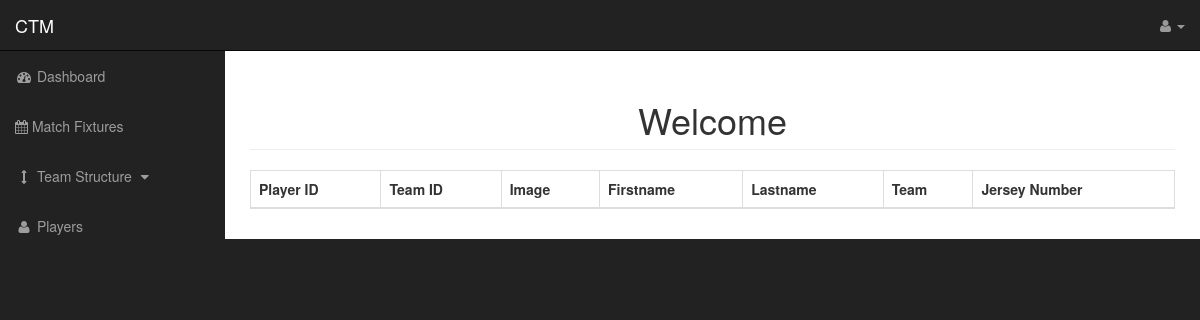
The app's page /admin/players.php, older data.
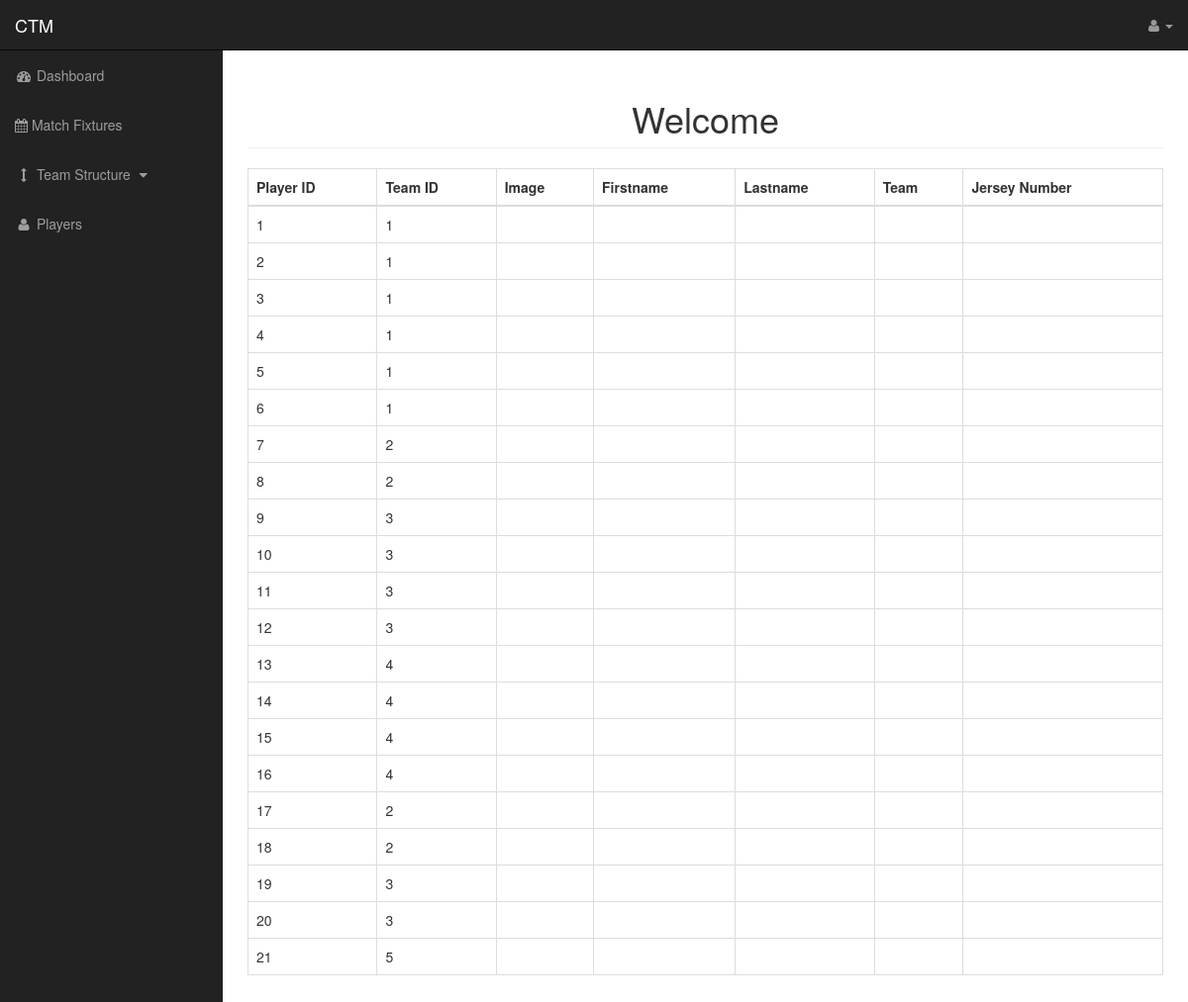
The same page, newer data.
### tables this page shows
CREATE TABLE `team_players` (
  `player_id` int(11) NOT NULL,
  `player_name` varchar(100) DEFAULT NULL,
  `team_id` int(11) DEFAULT NULL,
  `player_img` text DEFAULT NULL,
  `jersey_num` int(11) DEFAULT NULL
);

### admin/players.php (the view, shortened to what this page needs)
<?php include "includes/header.php" ?>
<body>
    <div id="wrapper">
        <?php include "includes/navigation.php"?>
        <div id="page-wrapper">
            <div class="container-fluid">
                <div class="row">
                    <div class="col-lg-12">
                        <h1 class="text-center page-header">
                            Welcome
                        </h1>
                        <table class="table table-bordered table hover">
                            <thead>
                                <tr>
                                    <th>Player ID</th>
                                    <th>Team ID</th>
                                    <th>Image</th>
                                    <th>Firstname</th>
                                    <th>Lastname</th>
                                    <th>Team</th>
                                    <th>Jersey Number</th>
                                </tr>
                            </thead>
                            <tbody>
                                <?php
                                    $query = "SELECT * FROM team_players";
                                    $select_players = mysqli_query($conn, $query);
                                    while($row = mysqli_fetch_assoc($select_players)){
                                        $player_id = $row['player_id'];
                                        $team_id = $row['team_id'];
                                        $player_img = $row['player_img'];
                                        $player_first_name = $row['player_first_name'];
                                        $player_last_name = $row['player_last_name'];
                                        $team_name = $row['team_name'];
                                        $jersey_num = $row['jersey_num'];
                                echo "<tr>";
                                    echo "<td>$player_id</td>";
                                    echo "<td>$team_id</td>";
                                    echo "<td>$player_img</td>";
                                    echo "<td>$player_first_name</td>";
                                    echo "<td>$player_last_name</td>";
                                    echo "<td>$team_name</td>";
                                    echo "<td>$jersey_num</td>";
                                echo "<tr>";
                                    }
                                ?>
                            </tbody>
                        </table>
                   </div>
                </div>
            </div>
        </div>
    </div>
</body>
</html>

### admin/includes/header.php (shortened to what this page needs)
<!DOCTYPE html>
<html lang="en">
<head>
    <link href="css/bootstrap.min.css" rel="stylesheet">
    <link href="css/sb-admin.css" rel="stylesheet">
    <link href="font-awesome/css/font-awesome.min.css" rel="stylesheet" type="text/css">
</head>

### admin/includes/navigation.php (shortened to what this page needs)
<nav class="navbar navbar-inverse navbar-fixed-top" role="navigation">
           <div class="navbar-header">
               <a class="navbar-brand" href="../index.php">CTM</a>
           </div>
           <ul class="nav navbar-right top-nav">
               <li class="dropdown">
                   <a href="#" class="dropdown-toggle" data-toggle="dropdown"><i class="fa fa-user"></i>
                       <b class="caret"></b></a>
               </li>
           </ul>
           <div class="collapse navbar-collapse navbar-ex1-collapse">
               <ul class="nav navbar-nav side-nav">
                   <li>
                       <a href="./index.php"><i class="fa fa-fw fa-dashboard"></i> Dashboard</a>
                   </li>
                   <li>
                       <a href="bootstrap-grid.html"><i class="fa fa-calendar"></i> Match Fixtures</a>
                   </li>
                   <li>
                       <a href="javascript:;" data-toggle="collapse" data-target="#demo"><i class="fa fa-fw fa-arrows-v"></i> Team Structure <i class="fa fa-fw fa-caret-down"></i></a>
                   <li>
                       <a href="players.php"><i class="fa fa-fw fa-user"></i> Players</a>
                   </li>
                   </li>
               </ul>
           </div>
       </nav>

### admin/css/sb-admin.css (style rules this page uses)
body { margin-top: 100px; background-color: #222; }
@media (min-width:768px) { body { margin-top: 50px; } }
#wrapper { padding-left: 0; }
#page-wrapper { width: 100%; padding: 0; background-color: #fff; }
@media (min-width:768px) { #wrapper { padding-left: 225px; } }
@media (min-width:768px) { #page-wrapper { padding: 10px; } }
.top-nav { padding: 0 15px; }
.top-nav>li { display: inline-block; float: left; }
.top-nav>li>a { padding-top: 15px; padding-bottom: 15px; line-height: 20px; color: #999; }
@media (min-width:768px) { .side-nav { position: fixed; top: 51px; left: 225px; width: 225px; margin-left: -225px; border: none; border-radius: 0; overflow-y: auto; background-color: #222; } }
@media (min-width:768px) { .side-nav>li>a { width: 225px; } }

Row changes from the older to the newer data that the page shows:
added team_players: player_id "1", team "1"
added team_players: player_id "2", team "1"
added team_players: player_id "3", team "1"
added team_players: player_id "4", team "1"
added team_players: player_id "5", team "1"
added team_players: player_id "6", team "1"
added team_players: player_id "7", team "2"
added team_players: player_id "8", team "2"
added team_players: player_id "9", team "3"
added team_players: player_id "10", team "3"
added team_players: player_id "11", team "3"
added team_players: player_id "12", team "3"
added team_players: player_id "13", team "4"
added team_players: player_id "14", team "4"
added team_players: player_id "15", team "4"
added team_players: player_id "16", team "4"
added team_players: player_id "17", team "2"
added team_players: player_id "18", team "2"
added team_players: player_id "19", team "3"
added team_players: player_id "20", team "3"
added team_players: player_id "21", team "5"
